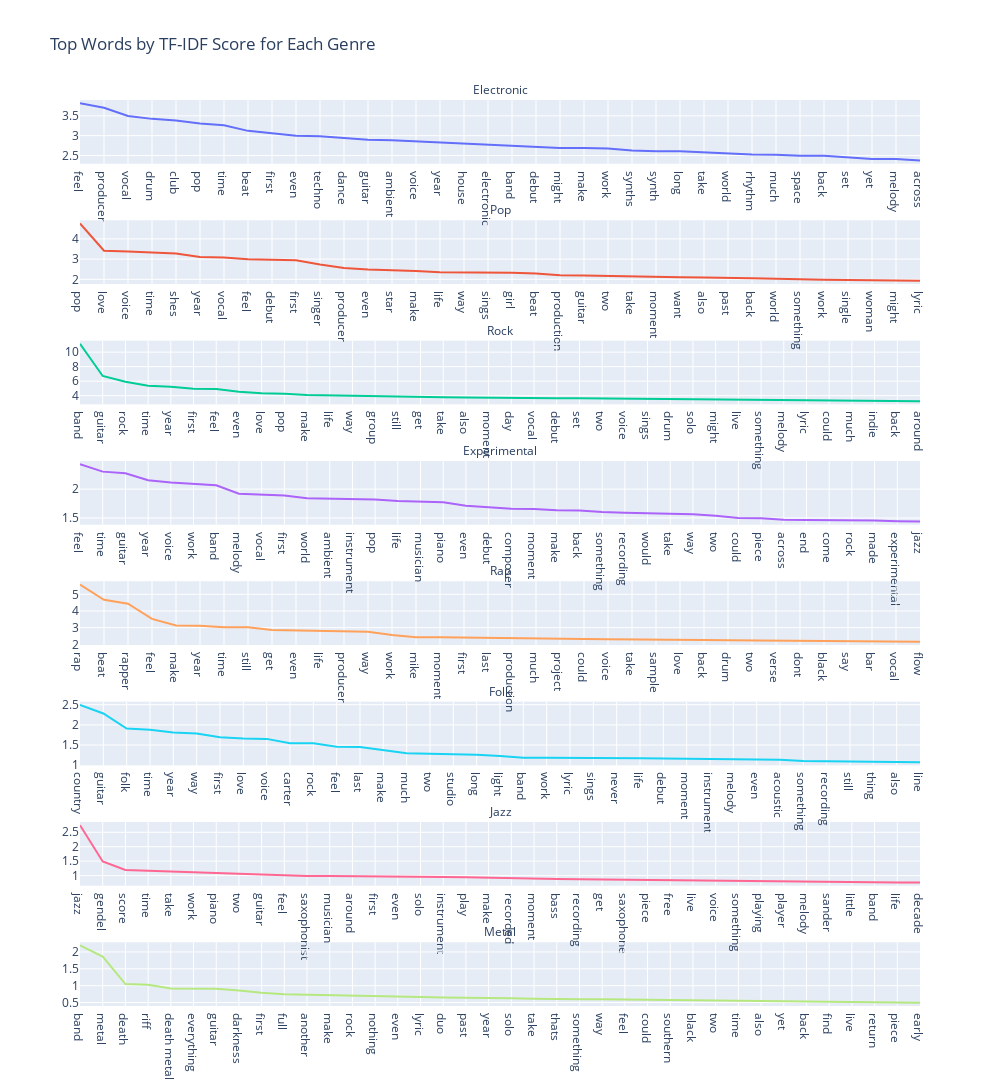

The cell this chart's notebook holds for it:
### Code cell
# create visualisation
genres = ["Electronic", "Pop", "Rock", "Experimental", "Rap", "Folk", "Jazz", "Metal"]

fig = make_subplots(rows=len(genres), cols=1, shared_yaxes=True, subplot_titles=genres)

for i, genre in enumerate(genres):
    genre_df = important_words_by_genre[genre]  # This assumes each genre's words & scores are in a dictionary
    genre_df = genre_df[genre_df['word'].apply(lambda x: len(x) > 2)]
    fig.add_trace(go.Scatter(x=genre_df['word'], y=genre_df['tfidf_score'], name=genre), row=i+1, col=1)

fig.update_annotations(font_size=12)

fig.update_layout(height=2000, width=1000, title_text="Top Words by TF-IDF Score for Each Genre", showlegend=False)

fig.show()

### Figure 1 — Plotly figure (JSON) as saved in the notebook; plotly's stock layout.template omitted (floating-point values rounded to 4 significant figures)
{"data": [{"name": "Electronic", "type": "scatter", "x": ["feel", "producer", "vocal", "drum", "club", "pop", "time", "beat", "first", "even", "techno", "dance", "guitar", "ambient", "voice", "year", "house", "electronic", "band", "debut", "might", "make", "work", "synths", "synth", "long", "take", "world", "rhythm", "much", "space", "back", "set", "yet", "melody", "across"], "xaxis": "x", "y": [3.819, 3.702, 3.495, 3.423, 3.383, 3.309, 3.262, 3.122, 3.06, 2.995, 2.987, 2.934, 2.897, 2.886, 2.86, 2.829, 2.799, 2.767, 2.745, 2.722, 2.687, 2.686, 2.674, 2.629, 2.607, 2.605, 2.574, 2.537, 2.524, 2.521, 2.497, 2.493, 2.457, 2.414, 2.412, 2.374], "yaxis": "y"}, {"name": "Pop", "type": "scatter", "x": ["pop", "love", "voice", "time", "shes", "year", "vocal", "feel", "debut", "first", "singer", "producer", "even", "star", "make", "life", "way", "sings", "girl", "beat", "production", "guitar", "two", "take", "moment", "want", "also", "past", "back", "world", "something", "work", "single", "woman", "might", "lyric"], "xaxis": "x2", "y": [4.762, 3.416, 3.375, 3.339, 3.275, 3.11, 3.08, 2.995, 2.986, 2.942, 2.731, 2.563, 2.48, 2.464, 2.41, 2.349, 2.346, 2.34, 2.32, 2.284, 2.201, 2.191, 2.179, 2.152, 2.123, 2.106, 2.092, 2.054, 2.049, 2.031, 1.993, 1.982, 1.963, 1.946, 1.942, 1.923], "yaxis": "y2"}, {"name": "Rock", "type": "scatter", "x": ["band", "guitar", "rock", "time", "year", "first", "feel", "even", "love", "pop", "make", "life", "way", "group", "still", "get", "take", "also", "moment", "day", "vocal", "debut", "set", "two", "voice", "sings", "drum", "solo", "might", "live", "something", "melody", "lyric", "could", "much", "indie", "back", "around"], "xaxis": "x3", "y": [11.15, 6.718, 5.921, 5.366, 5.232, 4.963, 4.911, 4.553, 4.326, 4.27, 4.092, 4.024, 4.017, 3.973, 3.872, 3.838, 3.765, 3.743, 3.697, 3.683, 3.668, 3.65, 3.633, 3.61, 3.586, 3.51, 3.489, 3.478, 3.46, 3.449, 3.446, 3.382, 3.359, 3.34, 3.301, 3.293, 3.293, 3.24], "yaxis": "y3"}, {"name": "Experimental", "type": "scatter", "x": ["feel", "time", "guitar", "year", "voice", "work", "band", "melody", "vocal", "first", "world", "ambient", "instrument", "pop", "life", "musician", "piano", "even", "debut", "composer", "moment", "make", "back", "something", "recording", "would", "take", "way", "two", "could", "piece", "across", "end", "come", "rock", "made", "experimental", "jazz"], "xaxis": "x4", "y": [2.432, 2.303, 2.273, 2.153, 2.113, 2.094, 2.066, 1.92, 1.902, 1.891, 1.841, 1.83, 1.829, 1.821, 1.796, 1.784, 1.774, 1.714, 1.688, 1.661, 1.654, 1.636, 1.632, 1.604, 1.591, 1.584, 1.57, 1.566, 1.539, 1.502, 1.497, 1.471, 1.464, 1.464, 1.459, 1.457, 1.446, 1.44], "yaxis": "y4"}, {"name": "Rap", "type": "scatter", "x": ["rap", "beat", "rapper", "feel", "make", "year", "time", "still", "get", "even", "life", "producer", "way", "work", "mike", "moment", "first", "last", "production", "much", "project", "could", "voice", "take", "sample", "love", "back", "drum", "two", "verse", "dont", "black", "say", "bar", "vocal", "flow"], "xaxis": "x5", "y": [5.59, 4.671, 4.436, 3.527, 3.131, 3.118, 3.024, 3.018, 2.859, 2.825, 2.813, 2.767, 2.75, 2.563, 2.43, 2.421, 2.398, 2.364, 2.342, 2.335, 2.333, 2.316, 2.308, 2.307, 2.299, 2.297, 2.262, 2.246, 2.237, 2.235, 2.217, 2.209, 2.197, 2.178, 2.163, 2.149], "yaxis": "y5"}, {"name": "Folk", "type": "scatter", "x": ["country", "guitar", "folk", "time", "year", "way", "first", "love", "voice", "carter", "rock", "feel", "last", "make", "much", "two", "studio", "long", "light", "band", "work", "lyric", "sings", "never", "life", "debut", "moment", "instrument", "melody", "even", "acoustic", "something", "recording", "still", "thing", "also", "line"], "xaxis": "x6", "y": [2.498, 2.284, 1.908, 1.882, 1.813, 1.784, 1.695, 1.663, 1.653, 1.545, 1.544, 1.456, 1.449, 1.377, 1.294, 1.281, 1.279, 1.259, 1.228, 1.187, 1.187, 1.187, 1.178, 1.177, 1.171, 1.166, 1.158, 1.153, 1.149, 1.139, 1.133, 1.101, 1.098, 1.098, 1.094, 1.092, 1.075], "yaxis": "y6"}, {"name": "Jazz", "type": "scatter", "x": ["jazz", "gendel", "score", "time", "take", "work", "piano", "two", "guitar", "feel", "saxophonist", "musician", "around", "first", "even", "solo", "instrument", "play", "make", "recorded", "moment", "bass", "recording", "get", "saxophone", "piece", "free", "live", "voice", "something", "playing", "player", "melody", "sander", "little", "band", "life", "decade"], "xaxis": "x7", "y": [2.747, 1.488, 1.196, 1.167, 1.148, 1.132, 1.108, 1.057, 1.03, 0.9984, 0.9891, 0.9884, 0.9847, 0.9814, 0.9733, 0.9731, 0.9511, 0.9388, 0.9206, 0.9049, 0.8932, 0.8785, 0.8739, 0.8643, 0.8545, 0.8477, 0.835, 0.8284, 0.825, 0.815, 0.8087, 0.7833, 0.7775, 0.768, 0.7655, 0.7634, 0.7618, 0.7609], "yaxis": "y7"}, {"name": "Metal", "type": "scatter", "x": ["band", "metal", "death", "riff", "death metal", "everything", "guitar", "darkness", "first", "full", "another", "make", "rock", "nothing", "even", "lyric", "duo", "past", "year", "solo", "take", "thats", "something", "way", "feel", "could", "southern", "black", "two", "time", "also", "yet", "back", "find", "live", "return", "piece", "early"], "xaxis": "x8", "y": [2.192, 1.861, 1.049, 1.028, 0.915, 0.9122, 0.9098, 0.8553, 0.789, 0.7492, 0.7372, 0.726, 0.7206, 0.7133, 0.6874, 0.6679, 0.6498, 0.6469, 0.6449, 0.6246, 0.6157, 0.6023, 0.6018, 0.6003, 0.5906, 0.5856, 0.5842, 0.5638, 0.5499, 0.5488, 0.5338, 0.5304, 0.5285, 0.5235, 0.5195, 0.5164, 0.5122, 0.4924], "yaxis": "y8"}], "layout": {"annotations": [{"font": {"size": 12}, "showarrow": false, "text": "Electronic", "x": 0.5, "xanchor": "center", "xref": "paper", "y": 1, "yanchor": "bottom", "yref": "paper"}, {"font": {"size": 12}, "showarrow": false, "text": "Pop", "x": 0.5, "xanchor": "center", "xref": "paper", "y": 0.8672, "yanchor": "bottom", "yref": "paper"}, {"font": {"size": 12}, "showarrow": false, "text": "Rock", "x": 0.5, "xanchor": "center", "xref": "paper", "y": 0.7344, "yanchor": "bottom", "yref": "paper"}, {"font": {"size": 12}, "showarrow": false, "text": "Experimental", "x": 0.5, "xanchor": "center", "xref": "paper", "y": 0.6016, "yanchor": "bottom", "yref": "paper"}, {"font": {"size": 12}, "showarrow": false, "text": "Rap", "x": 0.5, "xanchor": "center", "xref": "paper", "y": 0.4688, "yanchor": "bottom", "yref": "paper"}, {"font": {"size": 12}, "showarrow": false, "text": "Folk", "x": 0.5, "xanchor": "center", "xref": "paper", "y": 0.3359, "yanchor": "bottom", "yref": "paper"}, {"font": {"size": 12}, "showarrow": false, "text": "Jazz", "x": 0.5, "xanchor": "center", "xref": "paper", "y": 0.2031, "yanchor": "bottom", "yref": "paper"}, {"font": {"size": 12}, "showarrow": false, "text": "Metal", "x": 0.5, "xanchor": "center", "xref": "paper", "y": 0.07031, "yanchor": "bottom", "yref": "paper"}], "height": 2000, "showlegend": false, "title": {"text": "Top Words by TF-IDF Score for Each Genre"}, "width": 1000, "xaxis": {"anchor": "y", "domain": [0, 1]}, "xaxis2": {"anchor": "y2", "domain": [0, 1]}, "xaxis3": {"anchor": "y3", "domain": [0, 1]}, "xaxis4": {"anchor": "y4", "domain": [0, 1]}, "xaxis5": {"anchor": "y5", "domain": [0, 1]}, "xaxis6": {"anchor": "y6", "domain": [0, 1]}, "xaxis7": {"anchor": "y7", "domain": [0, 1]}, "xaxis8": {"anchor": "y8", "domain": [0, 1]}, "yaxis": {"anchor": "x", "domain": [0.9297, 1]}, "yaxis2": {"anchor": "x2", "domain": [0.7969, 0.8672]}, "yaxis3": {"anchor": "x3", "domain": [0.6641, 0.7344]}, "yaxis4": {"anchor": "x4", "domain": [0.5312, 0.6016]}, "yaxis5": {"anchor": "x5", "domain": [0.3984, 0.4688]}, "yaxis6": {"anchor": "x6", "domain": [0.2656, 0.3359]}, "yaxis7": {"anchor": "x7", "domain": [0.1328, 0.2031]}, "yaxis8": {"anchor": "x8", "domain": [0, 0.07031]}}}
